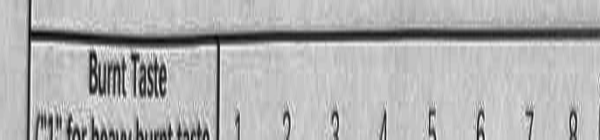
#> input picture training_data/debug_regions/debug_Sample1_Burnt_Taste.png, 600 x 140 px
$ python -i updated_training_extractor.py   (imports and definitions only)
#> lines starting #> are read from the running program, lines starting #| are printed output that depends on the picture

"""
Improved training extractor that uses OCR to detect actual attribute locations
instead of assuming fixed positions
"""

import cv2
import numpy as np
import os
import json
from datetime import datetime
import tkinter as tk
from tkinter import ttk, messagebox
from PIL import Image, ImageTk
import pytesseract
import re

pytesseract.pytesseract.tesseract_cmd = r'C:\Program Files\Tesseract-OCR\tesseract.exe'

# Note: You'll need to install pytesseract: pip install pytesseract
# And download Tesseract: https://github.com/UB-Mannheim/tesseract/wiki

class ImprovedAttributeDetectionExtractor:
    """
    Enhanced extractor that finds actual attribute locations using OCR
    instead of assuming fixed positions.
    """

    def __init__(self):
        # High resolution for readable training data
        self.target_size = (600, 140)  # Width x Height - full row capture
        self.display_scale = 2

        # Expected attributes (we'll search for these in the image)
        self.expected_attributes = [
            "Burnt Taste", "Vapor Volume", "Overall Flavor",
            "Smoothness", "Overall Liking"
        ]

        # Alternative attribute names to search for (in case of OCR variations)
        self.attribute_variations = {
            "Burnt Taste": ["burnt taste", "burnt", "taste"],
            "Vapor Volume": ["vapor volume", "vapor", "volume"],
            "Overall Flavor": ["overall flavor", "flavor", "flavour"],
            "Smoothness": ["smoothness", "smooth"],
            "Overall Liking": ["overall liking", "liking", "overall", "like"]
        }

        self.session_log = []

        print("Improved Attribute Detection Extractor initialized")
        print("This version uses OCR to find actual attribute locations")

    # [19 lines left out: function preprocess_image_for_extraction, not called in this run]

    def detect_form_cross_lines(self, image):
        """
        Detect the black cross lines that separate the 4 samples.
        """

        height, width = image.shape
        print(f"Detecting cross lines in {width}x{height} image")

        # Apply edge detection
        edges = cv2.Canny(image, 50, 150, apertureSize=3)

        # Detect lines
        lines = cv2.HoughLines(edges, 1, np.pi/180, threshold=int(min(width, height) * 0.3))

        horizontal_lines = []
        vertical_lines = []

        if lines is not None:
            for line in lines:
                rho, theta = line[0]
                angle_deg = np.degrees(theta)

                if abs(angle_deg - 90) < 15:  # Vertical line
                    x = int(rho / np.cos(theta))
                    if width * 0.3 < x < width * 0.7:
                        vertical_lines.append(x)
                        print(f"  Found vertical line at x={x}")

                elif abs(angle_deg) < 15 or abs(angle_deg - 180) < 15:  # Horizontal line
                    y = int(rho / np.sin(theta)) if abs(np.sin(theta)) > 0.1 else None
                    if y is not None and height * 0.3 < y < height * 0.8:
                        horizontal_lines.append(y)
                        print(f"  Found horizontal line at y={y}")

        # Use detected lines or fallback to estimates
        center_x = int(np.median(vertical_lines)) if vertical_lines else width // 2
        center_y = int(np.median(horizontal_lines)) if horizontal_lines else int(height * 0.6)

        print(f"Cross lines detected at: center_x={center_x}, center_y={center_y}")
        return center_x, center_y

    def get_sample_regions(self, image):
        """
        Get the 4 sample regions using OCR to find actual attribute boundaries.
        """

        height, width = image.shape
        print(f"Finding sample regions using OCR boundary detection...")

        # First detect cross lines for left/right separation
        center_x, center_y = self.detect_form_cross_lines(image)

        # Define margins
        left_margin = int(width * 0.02)
        right_margin = int(width * 0.98)

        # STEP 1: Find attribute boundaries using OCR in leftmost column
        attribute_boundaries = self.find_attribute_boundaries_with_ocr(image, center_x, center_y)

        # STEP 2: Create regions based on found boundaries
        sample_regions = {}

        # Top samples (1 and 2) - same Y coordinates
        if 'top_start' in attribute_boundaries and 'top_end' in attribute_boundaries:
            top_start_y = attribute_boundaries['top_start']
            top_end_y = attribute_boundaries['top_end']

            sample_regions[1] = {  # Top-left
                "y_start": top_start_y,
                "y_end": top_end_y,
                "x_start": left_margin,
                "x_end": center_x - 5,
                "content_y_start": top_start_y,
                "content_y_end": top_end_y
            }

            sample_regions[2] = {  # Top-right - SAME Y coordinates
                "y_start": top_start_y,
                "y_end": top_end_y,
                "x_start": center_x + 5,
                "x_end": right_margin,
                "content_y_start": top_start_y,
                "content_y_end": top_end_y
            }

            print(f"  Top samples: y={top_start_y}-{top_end_y} (height={top_end_y - top_start_y})")

        # Bottom samples (3 and 4) - same Y coordinates but different from top
        if 'bottom_start' in attribute_boundaries and 'bottom_end' in attribute_boundaries:
            bottom_start_y = attribute_boundaries['bottom_start']
            bottom_end_y = attribute_boundaries['bottom_end']

            sample_regions[3] = {  # Bottom-left
                "y_start": bottom_start_y,
                "y_end": bottom_end_y,
                "x_start": left_margin,
                "x_end": center_x - 5,
                "content_y_start": bottom_start_y,
                "content_y_end": bottom_end_y
            }

            sample_regions[4] = {  # Bottom-right - SAME Y coordinates
                "y_start": bottom_start_y,
                "y_end": bottom_end_y,
                "x_start": center_x + 5,
                "x_end": right_margin,
                "content_y_start": bottom_start_y,
                "content_y_end": bottom_end_y
            }

            print(f"  Bottom samples: y={bottom_start_y}-{bottom_end_y} (height={bottom_end_y - bottom_start_y})")

        print(f"DEBUG: OCR-based sample regions:")
        for sample_id, region in sample_regions.items():
            region_height = region['y_end'] - region['y_start']
            print(f"  Sample {sample_id}: y={region['y_start']}-{region['y_end']} (height={region_height}), x={region['x_start']}-{region['x_end']}")

        return sample_regions

    def find_attribute_boundaries_with_ocr(self, image, center_x, center_y):
        """
        Find burnt_taste and overall_liking from the SAME sample region,
        then calculate region height from their difference.
        """

        height, width = image.shape
        print(f"  Using SAME-REGION approach: find burnt_taste + overall_liking from same sample...")
        print(f"  Dynamic threshold: center_y={center_y}")

        search_width = int(width * 0.30)
        left_column = image[:,0:search_width]

        # Create debug directory
        debug_dir = "training_data/debug_regions"
        os.makedirs(debug_dir, exist_ok=True)

        # Preprocess image with shadow removal
        preprocessed = cv2.resize(left_column, None, fx=2, fy=2, interpolation=cv2.INTER_CUBIC)
        search_region = preprocessed[:, :search_width*2]

        # Shadow removal pipeline
        region_planes = cv2.split(search_region)
        result_planes = []
        for plane in region_planes:
            dilated_img = cv2.dilate(plane, np.ones((7,7), np.uint8))
            bg_img = cv2.medianBlur(dilated_img, 21)
            diff_img = 255 - cv2.absdiff(plane, bg_img)
            result_planes.append(diff_img)

        search_region = cv2.merge(result_planes)
        cv2.imwrite(os.path.join(debug_dir, "debug_minimal_1x_shadows_removed.png"), search_region)

        try:
            # Get OCR data and group lines
            ocr_data = pytesseract.image_to_data(search_region, output_type=pytesseract.Output.DICT)

            text_items = []
            for i in range(len(ocr_data['text'])):
                text = ocr_data['text'][i].strip().lower()
                if text and len(text) > 1 and ocr_data['conf'][i] > 20:
                    y = ocr_data['top'][i] // 2
                    text_items.append({'text': text, 'y': y, 'confidence': ocr_data['conf'][i]})

            # Group nearby text items
            grouped_lines = []
            text_items.sort(key=lambda x: x['y'])
            current_line = []
            for item in text_items:
                if not current_line or abs(item['y'] - current_line[-1]['y']) <= 10:
                    current_line.append(item)
                else:
                    if current_line:
                        combined_text = ' '.join([t['text'] for t in current_line])
                        avg_y = sum([t['y'] for t in current_line]) // len(current_line)
                        grouped_lines.append({'text': combined_text, 'y': avg_y})
                    current_line = [item]
            if current_line:
                combined_text = ' '.join([t['text'] for t in current_line])
                avg_y = sum([t['y'] for t in current_line]) // len(current_line)
                grouped_lines.append({'text': combined_text, 'y': avg_y})

            print(f"  Grouped into {len(grouped_lines)} text lines")

            # FIND ALL burnt_taste and overall_liking positions
            all_burnt_taste = []
            all_overall_liking = []

            for line in grouped_lines:
                text = line['text']
                y = line['y']

                # Find ALL burnt_taste occurrences
                if any(variant in text for variant in [
                    'burnt taste', 'surnt taste', 'gumt taste', 'burnt tase', 'surmt taste'
                ]):
                    sample_region = "TOP" if y < center_y else "BOTTOM"
                    all_burnt_taste.append({'y': y, 'text': text, 'region': sample_region})
                    print(f"  Found BURNT_TASTE in {sample_region}: y={y} '{text}'")

                # Find ALL overall_liking occurrences
                elif (any(liking_word in text for liking_word in ['liking', 'iking', 'linking']) and
                      not any(flavor_word in text for flavor_word in ['flavor', 'flavour'])) or \
                     (any(word in text for word in ['uldne', 'qyeral']) and
                      not any(flavor_word in text for flavor_word in ['flavor', 'flavour'])):
                    sample_region = "TOP" if y < center_y else "BOTTOM"
                    all_overall_liking.append({'y': y, 'text': text, 'region': sample_region})
                    print(f"  Found OVERALL_LIKING in {sample_region}: y={y} '{text}'")

            # STRATEGY: Try to find a complete pair from the same region
            print(f"  Found {len(all_burnt_taste)} burnt_taste and {len(all_overall_liking)} overall_liking")

            region_height = None
            source_region = None
            burnt_taste_y = None
            overall_liking_y = None

            # Try TOP region first
            top_burnt = [bt for bt in all_burnt_taste if bt['region'] == 'TOP']
            top_liking = [ol for ol in all_overall_liking if ol['region'] == 'TOP']

            if top_burnt and top_liking:
                burnt_taste_y = top_burnt[0]['y']  # Take first occurrence
                overall_liking_y = top_liking[0]['y']  # Take first occurrence
                region_height = abs(overall_liking_y - burnt_taste_y)
                source_region = "TOP"
                print(f"  ✓ Using TOP region: burnt_taste={burnt_taste_y}, overall_liking={overall_liking_y}")
                print(f"  ✓ Calculated region height: {region_height}px from TOP sample")

            # Try BOTTOM region if TOP didn't work
            if region_height is None:
                bottom_burnt = [bt for bt in all_burnt_taste if bt['region'] == 'BOTTOM']
                bottom_liking = [ol for ol in all_overall_liking if ol['region'] == 'BOTTOM']

                if bottom_burnt and bottom_liking:
                    burnt_taste_y = bottom_burnt[0]['y']  # Take first occurrence
                    overall_liking_y = bottom_liking[0]['y']  # Take first occurrence
                    region_height = abs(overall_liking_y - burnt_taste_y)
                    source_region = "BOTTOM"
                    print(f"  ✓ Using BOTTOM region: burnt_taste={burnt_taste_y}, overall_liking={overall_liking_y}")
                    print(f"  ✓ Calculated region height: {region_height}px from BOTTOM sample")

            # VALIDATION: Check if region height makes sense
            if region_height is None:
                raise Exception("Could not find burnt_taste and overall_liking in the same region")

            max_reasonable_height = height * 0.4  # No more than 40% of image height
            if region_height > max_reasonable_height:
                print(f"  ⚠️ WARNING: Calculated region height {region_height}px seems too large (>{max_reasonable_height:.0f}px)")
                print(f"  This might indicate attributes from different regions were matched")
                raise Exception(f"Calculated region height {region_height}px is too large, probably mixed regions")

            print(f"  📏 VALIDATED REGION HEIGHT: {region_height}px from {source_region} sample")

            # Calculate boundaries using the validated region height
            buffer = 20

            # Apply the region height but USE ACTUAL POSITIONS when available
            if source_region == "TOP":
                # Use the actual top positions we found
                top_start_y = max(0, burnt_taste_y - buffer)
                top_end_y = min(height, overall_liking_y + buffer + 30)

                # Estimate bottom region with same height, but check if we have bottom positions
                bottom_burnt = [bt for bt in all_burnt_taste if bt['region'] == 'BOTTOM']
                if bottom_burnt:
                    # Use actual bottom burnt_taste position
                    bottom_start_y = max(0, bottom_burnt[0]['y'] - buffer)
                    bottom_end_y = min(height, bottom_start_y + region_height + 2*buffer)
                else:
                    # Estimate bottom region
                    bottom_start_y = max(center_y + 50, 0)
                    bottom_end_y = min(height, bottom_start_y + region_height + 2*buffer)

            else:  # source_region == "BOTTOM"
                # Use the actual bottom positions we found
                bottom_start_y = max(0, burnt_taste_y - buffer)
                bottom_end_y = min(height, overall_liking_y + buffer + 30)

                # Use actual TOP positions if available (don't just estimate!)
                top_burnt = [bt for bt in all_burnt_taste if bt['region'] == 'TOP']
                if top_burnt:
                    # Use actual top burnt_taste position with calculated height
                    top_start_y = max(0, top_burnt[0]['y'] - buffer)
                    top_end_y = min(height, top_start_y + region_height + 2*buffer)
                    print(f"  Using actual TOP burnt_taste at y={top_burnt[0]['y']} for TOP region")
                else:
                    # Estimate top region only if no TOP positions found
                    top_end_y = min(center_y - 50, height)
                    top_start_y = max(0, top_end_y - region_height - 2*buffer)
                    print(f"  Estimating TOP region (no TOP attributes found)")

            boundaries = {
                'top_start': top_start_y,
                'top_end': top_end_y,
                'bottom_start': bottom_start_y,
                'bottom_end': bottom_end_y
            }

            print(f"  ✓ CONSISTENT BOUNDARIES using {source_region}-derived height {region_height}px:")
            print(f"    TOP: y={top_start_y}-{top_end_y} (height={top_end_y - top_start_y})")
            print(f"    BOTTOM: y={bottom_start_y}-{bottom_end_y} (height={bottom_end_y - bottom_start_y})")

            return boundaries

        except Exception as e:
            print(f"  ❌ SAME-REGION OCR BOUNDARY DETECTION FAILED: {e}")
            raise Exception(f"OCR boundary detection failed: {e}")

    # [112 lines left out: functions find_attributes_in_sample, try_ocr_in_section, preprocess_for_ocr_enhanced, preprocess_for_ocr_binary, not called in this run]

    def preprocess_for_ocr_original(self, img):
        """Minimal preprocessing."""
        return cv2.resize(img, None, fx=1.5, fy=1.5, interpolation=cv2.INTER_CUBIC)

    # [198 lines left out: functions get_fallback_attributes, extract_attribute_row, calculate_attribute_match_score, not called in this run]

    def get_improved_form_regions(self, image):
        """
        Extract regions using OCR-based attribute detection with improved boundaries.
        """

        height, width = image.shape
        print(f"Processing image dimensions: {width}x{height}")

        # Get the 4 sample regions with improved content boundaries
        sample_regions = self.get_sample_regions(image)

        all_regions = {}

        # Process each sample region
        for sample_id, sample_region in sample_regions.items():
            print(f"\nProcessing Sample {sample_id}:")
            print(f"  Region: y={sample_region['y_start']}-{sample_region['y_end']}, x={sample_region['x_start']}-{sample_region['x_end']}")
            print(f"  Content: y={sample_region['content_y_start']}-{sample_region['content_y_end']} (excludes comments)")

            # Find attributes in this sample using OCR
            found_attributes = self.find_attributes_in_sample(image, sample_region)

            sample_name = f"Sample {sample_id}"
            all_regions[sample_name] = {}

            # Extract row for each found attribute
            for attribute, attr_info in found_attributes.items():
                print(f"  Extracting row for {attribute}...")

                try:
                    # PASS SAMPLE_ID to extraction method for width handling
                    row_img = self.extract_attribute_row(image, sample_region, attr_info, sample_id)

                    if row_img.size > 0:
                        # Resize to target size
                        resized = cv2.resize(row_img, self.target_size, interpolation=cv2.INTER_CUBIC)
                        all_regions[sample_name][attribute] = resized

                        # Save debug image with sample info
                        debug_info = {
                            'sample_id': sample_id,
                            'attribute': attribute,
                            'ocr_text': attr_info['text'],
                            'confidence': attr_info['confidence'],
                            'y_position': attr_info['y'],
                            'width_mode': 'FULL_WIDTH' if sample_id in [2, 4] else 'EXTENDED',
                            'comments_excluded': True
                        }
                        self.save_debug_region(resized, f"Sample{sample_id}_{attribute.replace(' ', '_')}", debug_info)

                        print(f"     ✓ Successfully extracted and resized to {self.target_size}")
                        if sample_id in [2, 4]:
                            print(f"     ✓ Full width mode - attribute name should be visible on left")
                    else:
                        print(f"     ✗ Empty row extracted")

                except Exception as e:
                    print(f"     ✗ Error extracting row: {e}")

            print(f"  Sample {sample_id} complete: {len(all_regions[sample_name])} attributes extracted")

        return all_regions

    # [131 lines left out: functions save_debug_region, extract_training_data_from_images, create_training_data_structure, not called in this run]

# Updated test script
# [40 lines not run here, left out]

>>> import cv2
>>> picture = cv2.imread('training_data/debug_regions/debug_Sample1_Burnt_Taste.png', cv2.IMREAD_GRAYSCALE)
#> picture is the input picture: shape (140, 600); min 4, max 255, mean 176.1
>>> result = ImprovedAttributeDetectionExtractor().get_improved_form_regions(picture)
#| Processing image dimensions: 600x140
#| Detecting cross lines in 600x140 image
#> in detect_form_cross_lines, `edges = cv2.Canny(image, 50, 150, apertureSize=3)`:
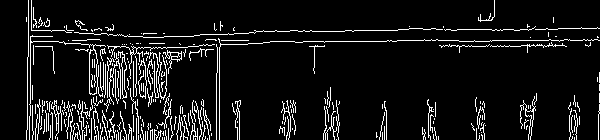
#> edges: shape (140, 600); 8.4% white in thin lines or dots
#> in detect_form_cross_lines, `lines = cv2.HoughLines(edges, 1, np.pi/180, threshold=int(min(width, h..`: lines = 1273 rows, first 8: [40, 1.57], [47, 1.55], [37, 1.55], [30, 1.57], [46, 1.57], [42, 1.54], [49, 1.55], [56, 1.52]
#> the loop in detect_form_cross_lines, `for line in lines:` made 1273 passes
#> (rho, theta, angle_deg, x) on passes 1 to 8: (40, 1.57, 90, -915093312), (47, 1.55, 89, 2693), (37, 1.55, 89, 2120), (30, 1.57, 90, -686320000), (46, 1.57, 90, -1052357312), (42, 1.54, 88, 1203), (49, 1.55, 89, 2807), (56, 1.52, 87, 1070)
#> after the loop in detect_form_cross_lines, `for line in lines:`: horizontal_lines = []; vertical_lines = [417, 400, 395, 408]
#> in detect_form_cross_lines, `center_x = int(np.median(vertical_lines)) if vertical_lines else width..`: center_x = 404
#> in detect_form_cross_lines, `center_y = int(np.median(horizontal_lines)) if horizontal_lines else i..`: center_y = 84
#| Cross lines detected at: center_x=404, center_y=84
#> in get_sample_regions, `center_x, center_y = self.detect_form_cross_lines(image)`: center_x = 404; center_y = 84
#|   Dynamic threshold: center_y=84
#> in find_attribute_boundaries_with_ocr, `left_column = image[:,0:search_width]`:
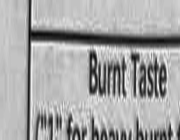
#> left_column: shape (140, 180); min 4, max 255, mean 166.3
#> in find_attribute_boundaries_with_ocr, `preprocessed = cv2.resize(left_column, None, fx=2, fy=2, interpolation..`:
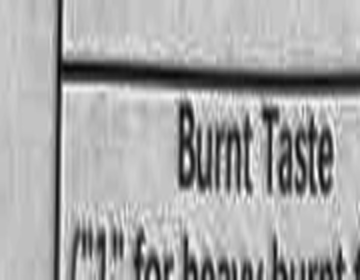
#> preprocessed: shape (280, 360); min 1, max 255, mean 166.3
#> the loop in find_attribute_boundaries_with_ocr, `for plane in region_planes:` made 1 pass
#> pass 1, in find_attribute_boundaries_with_ocr, `dilated_img = cv2.dilate(plane, np.ones((7,7), np.uint8))`:
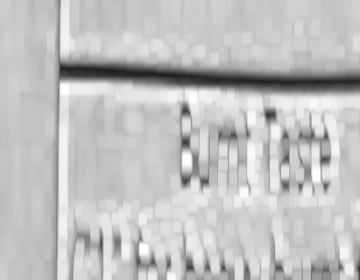
#> dilated_img: shape (280, 360); min 26, max 255, mean 192.9
#> pass 1, in find_attribute_boundaries_with_ocr, `bg_img = cv2.medianBlur(dilated_img, 21)`:
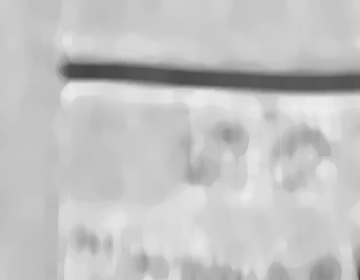
#> bg_img: shape (280, 360); min 70, max 237, mean 195
#> pass 1, in find_attribute_boundaries_with_ocr, `diff_img = 255 - cv2.absdiff(plane, bg_img)`:
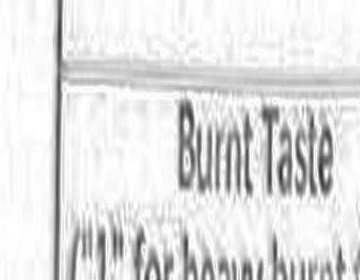
#> diff_img: shape (280, 360); min 50, max 255, mean 225.2
#> after the loop in find_attribute_boundaries_with_ocr, `for plane in region_planes:`: result_planes = 1 item
#> (the run stopped early here; a loop or call above may not have finished)
